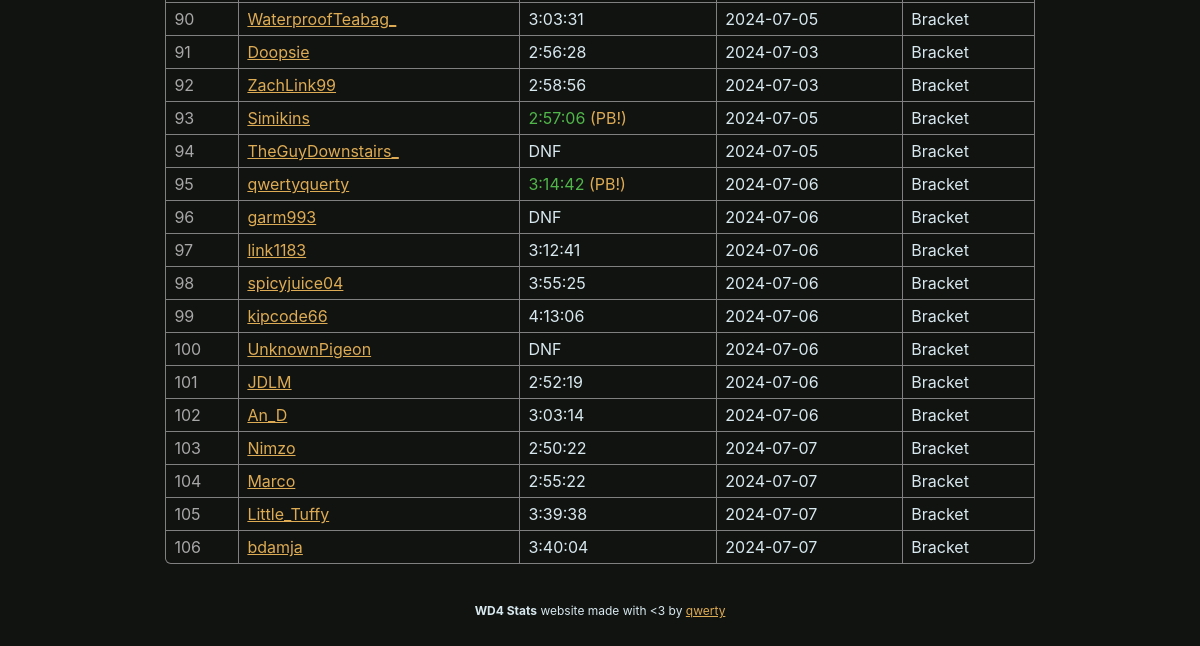
/runs (lower part), run on an earlier commit of the app's database.
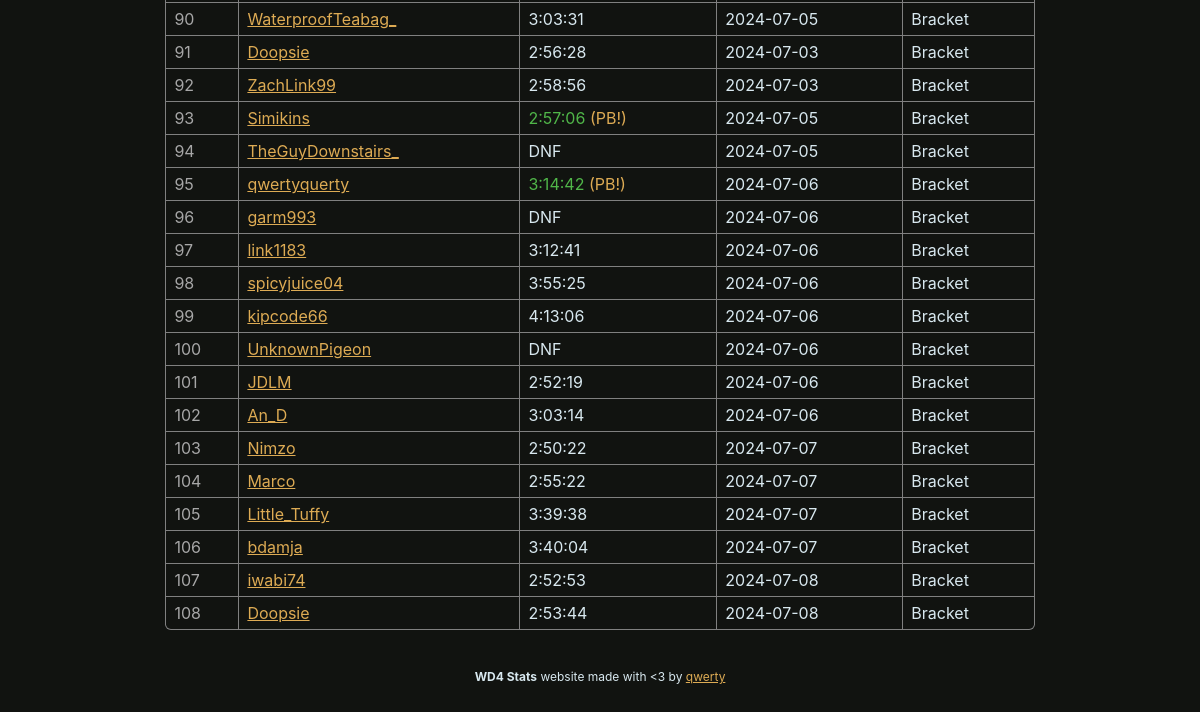
And on a later commit of the database.
### wd4.py (models this page shows, shortened)
class BaseModel(Model):
    class Meta:
        database = db

class Runs(BaseModel):
    player = CharField(32)
    time = FloatField()
    id = IntegerField()
    date = DateField()
    flags = IntegerField()
    phase = IntegerField()
    event = IntegerField()
    zelda_swoops = IntegerField()
    zelda_triangles = IntegerField()
    def format_time(self):
        return format_time(self.time) if not self.dnf() else "DNF"
    def format_phase(self):
        return ["Seeding", "Pooling", "Bracket"][self.phase]
    def dnf(self):
        return self.flags & RUN_FLAG_DNF
    def pb(self):
        return self.flags & RUN_FLAG_PB

### wd4.py (the view)
@app.route("/runs")
def page_runs():
    sort = request.args.get("sort", default="id")
    runs = Runs.select()
    if sort in Runs._meta.sorted_field_names:
        runs = runs.order_by(
            getattr(Runs, sort).asc()
        )
    return render_template("runs.html", **globals(), runs=runs, sort=sort)

### wd4.py (called while the page is built)
def format_time(time):
    return str(timedelta(seconds=time))

### templates/runs.html (shortened to what this page needs)
{% extends "layout.html" %}
{% block content %}
    <table>
        {% for run in runs %}
        <tr>
            <td style="color: var(--hint-color);">
                {{ run.id }}
            </td>
            <td>
                {{ link_name(run.player) }}
            </td>
            <td {% if run.pb() %}style="color: var(--win-color)"{% endif %}>
                {{ run.format_time() }} {% if run.pb() %}<span style="color: var(--border-color);">(PB!)</span>{% endif %}
            </td>
            <td>
                {{ run.date | string }}
            </td>
            <td>
                {{ run.format_phase() }}
            </td>
        </tr>
        {% endfor %}
    </table>
{% endblock %}

### templates/layout.html (shortened to what this page needs)
{% macro link_name(name) -%}<a href="https://speedrun.com/User/{{ name }}">{{ name }}</a>{% endmacro %}
<html lang="en">
    <head>
        <link rel="stylesheet" href="static/css/brackets-viewer.min.css" />
        <link rel="stylesheet" href="static/css/dark.css" />
    </head>
    <body>
        {% block content %}
        {% endblock %}
        <footer class="footer">
            <div style="text-align: center;">
                <strong>WD4 Stats</strong> website made with &lt;3 by <a href="https://github.com/qwertyquerty">qwerty</a>
            </div>
        </footer>
    </body>
</html>

### static/css/dark.css (style rules this page uses)
.brackets-viewer, * { --primary-background: #111310; --secondary-background: #303030; --match-background: var(--primary-background); --font-color: #d8e8ef; --win-color: #50b649; --loss-color: #de2c26; --label-color: grey; --hint-color: #a7a7a7; --connector-color: #DDDDDD; --border-color: #DDAB54; --border-hover-color: #b6b5b5; --text-size: 12px; --round-margin: 40px; --match-width: 200px; --match-horizontal-padding: 8px; --match-vertical-padding: 6px; --connector-border-width: 2px; --match-border-width: 1px; --match-border-radius: 0.3em; }
body { font-size: var(--text-size); color: var(--font-color); font-family: -apple-system,BlinkMacSystemFont,"Segoe UI",Roboto,"Helvetica Neue",Arial,"Noto Sans",sans-serif,"Apple Color Emoji","Segoe UI Emoji","Segoe UI Symbol","Noto Color Emoji"; }
table { width: 80%; margin: 40px auto; border-radius: var(--match-border-radius); border-collapse: collapse; border-style: hidden; box-shadow: 0 0 0 1px var(--label-color); }
html { background-color: #111310; }
body { padding: 50px; }

What changed in the data, as far as the page shows it:
added Runs: id "107", player "iwabi74", format_time "2:52:53", date "2024-07-08", format_phase "Bracket"
added Runs: id "108", player "Doopsie", format_time "2:53:44", date "2024-07-08", format_phase "Bracket"
